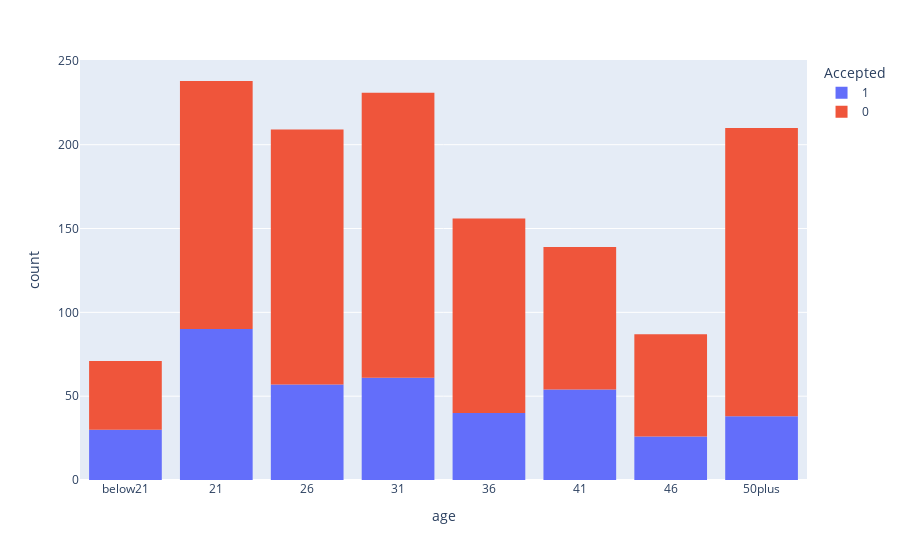

Write notebook code for a chart like this one.
### Code cell
px.histogram(data_frame=bar_data.query('not((Bar != "never") & (Bar != "less1"))'), x='age', color='Accepted', category_orders={'age': ['below21', '21', '26', '31', '36', '41', '46', '50plus']})

### Figure 1 — Plotly figure (JSON) as saved in the notebook; plotly's stock layout.template omitted (floating-point values rounded to 4 significant figures; data arrays with more than 128 entries replaced by an {"elided": "..."} marker saying what was removed)
{"data": [{"alignmentgroup": "True", "bingroup": "x", "hovertemplate": "Accepted=1<br>age=%{x}<br>count=%{y}<extra></extra>", "legendgroup": "1", "marker": {"color": "#636efa", "pattern": {"shape": ""}}, "name": "1", "offsetgroup": "1", "orientation": "v", "showlegend": true, "type": "histogram", "x": {"elided": "396 str values"}, "xaxis": "x", "yaxis": "y"}, {"alignmentgroup": "True", "bingroup": "x", "hovertemplate": "Accepted=0<br>age=%{x}<br>count=%{y}<extra></extra>", "legendgroup": "0", "marker": {"color": "#EF553B", "pattern": {"shape": ""}}, "name": "0", "offsetgroup": "0", "orientation": "v", "showlegend": true, "type": "histogram", "x": {"elided": "945 str values"}, "xaxis": "x", "yaxis": "y"}], "layout": {"barmode": "relative", "legend": {"title": {"text": "Accepted"}, "tracegroupgap": 0}, "margin": {"t": 60}, "xaxis": {"anchor": "y", "categoryarray": ["below21", "21", "26", "31", "36", "41", "46", "50plus"], "categoryorder": "array", "domain": [0, 1], "title": {"text": "age"}}, "yaxis": {"anchor": "x", "domain": [0, 1], "title": {"text": "count"}}}}
